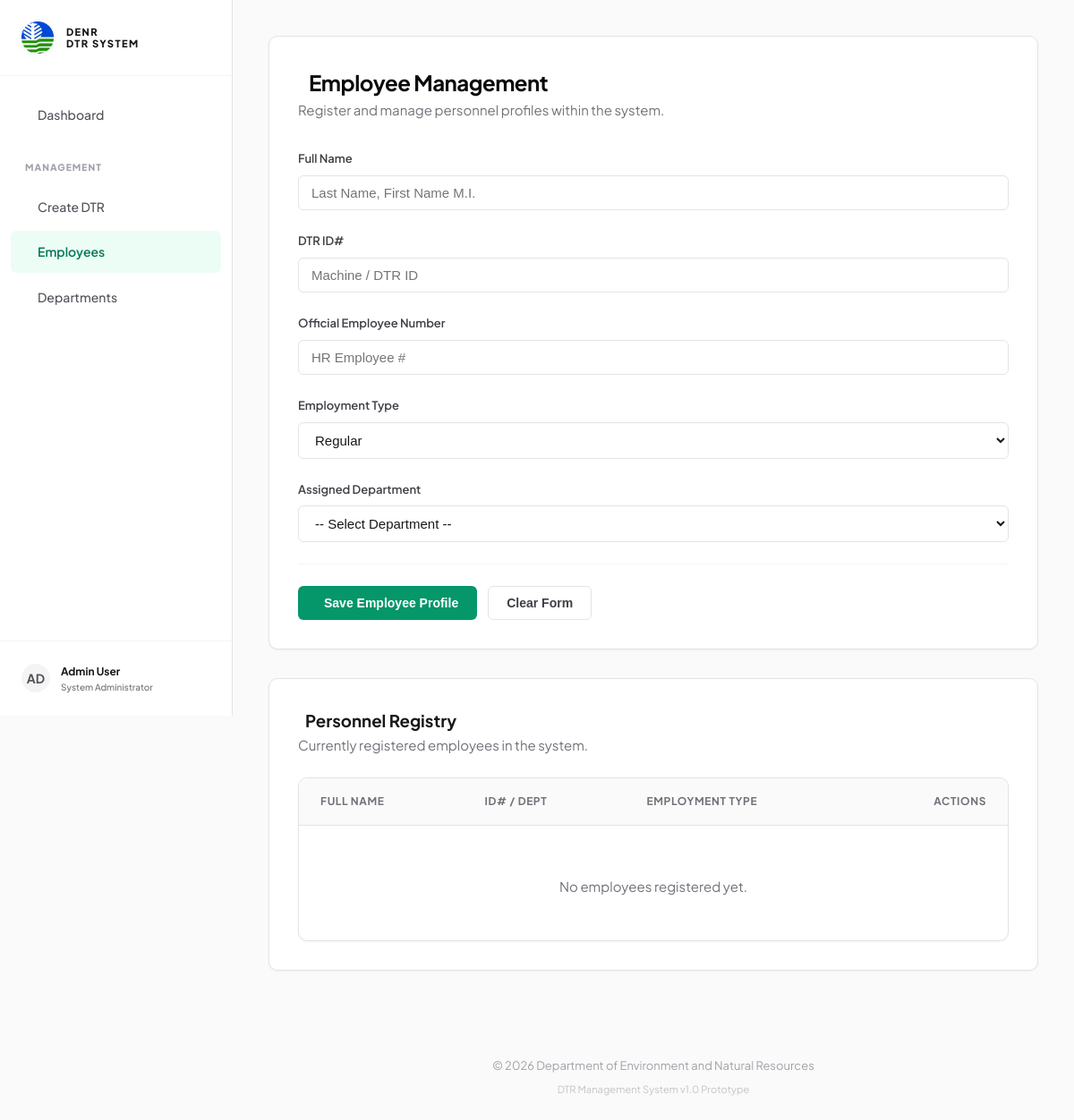
Page /index.php?page=manage-employees on the earlier database version.
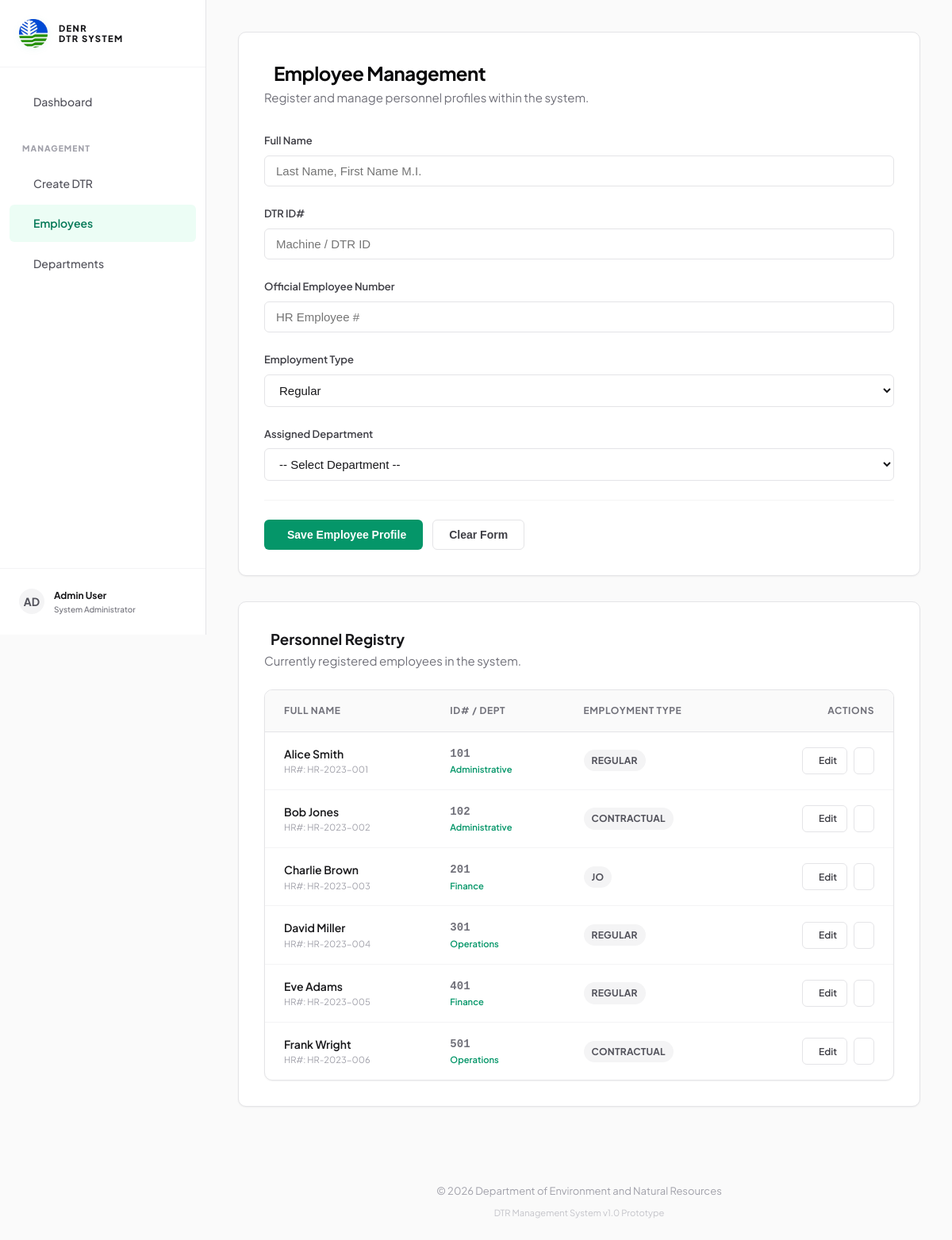
Same page on the later database version.
### tables this page shows
CREATE TABLE IF NOT EXISTS employees (
    id INT AUTO_INCREMENT PRIMARY KEY,
    name VARCHAR(255) NOT NULL,
    id_num VARCHAR(50) UNIQUE NOT NULL,  
    employee_num VARCHAR(50) UNIQUE NOT NULL,  
    employee_type ENUM('Regular', 'Contractual', 'JO') DEFAULT 'Regular',
    department_id INT,
    created_at TIMESTAMP DEFAULT CURRENT_TIMESTAMP,
    FOREIGN KEY (department_id) REFERENCES departments(id) ON DELETE SET NULL
);

CREATE TABLE IF NOT EXISTS departments (
    id INT AUTO_INCREMENT PRIMARY KEY,
    name VARCHAR(255) NOT NULL,
    head VARCHAR(255),
    am_arrival TIME,
    am_departure TIME,
    pm_arrival TIME,
    pm_departure TIME,
    created_at TIMESTAMP DEFAULT CURRENT_TIMESTAMP
);

### ui/manage-employees.php (the view, shortened to what this page needs)
<?php
require_once 'logic/db.php';
$emp_stmt = $pdo->query("
    SELECT e.*, d.name as department_name
    FROM employees e
    LEFT JOIN departments d ON e.department_id = d.id
    ORDER BY e.name ASC
");
$employees = $emp_stmt->fetchAll();
?>
<div class="card">
    <div class="card-header">
        <div>
            <h2><i class="ph-bold ph-users-three"></i> Employee Management</h2>
            <p class="muted">Register and manage personnel profiles within the system.</p>
        </div>
    </div>
    <form action="logic/process-employee.php" method="POST">
        <div class="grid">
            <div class="form-group">
                <label>Full Name</label>
                <input type="text" name="name" placeholder="Last Name, First Name M.I." required>
            </div>
            <div class="form-group">
                <label>DTR ID#</label>
                <input type="text" name="id_num" placeholder="Machine / DTR ID" required>
            </div>
            <div class="form-group">
                <label>Official Employee Number</label>
                <input type="text" name="employee_num" placeholder="HR Employee #" required>
            </div>
            <div class="form-group">
                <label>Employment Type</label>
                <select name="employee_type">
                    <option value="Regular">Regular</option>
                </select>
            </div>
            <div class="form-group">
                <label>Assigned Department</label>
                <select name="department_id">
                    <option value="">-- Select Department --</option>
                </select>
            </div>
        </div>
        <div style="display: flex; gap: 0.75rem; margin-top: 1rem; border-top: 1px solid var(--border-soft); padding-top: 1.5rem;">
            <button type="submit" class="btn btn-emerald">
                <i class="ph-bold ph-user-plus"></i> Save Employee Profile
            </button>
            <button type="reset" class="btn btn-outline">Clear Form</button>
        </div>
    </form>
</div>
<div class="card">
    <h3><i class="ph-bold ph-list-bullets" style="color: var(--primary); margin-right: 8px;"></i> Personnel Registry</h3>
    <p class="muted" style="margin-bottom: 1.5rem;">Currently registered employees in the system.</p>
    <div class="table-container">
        <table>
            <thead>
                <tr>
                    <th>Full Name</th>
                    <th>ID# / Dept</th>
                    <th>Employment Type</th>
                    <th style="text-align: right;">Actions</th>
                </tr>
            </thead>
            <tbody>
                <?php if (empty($employees)): ?>
                    <tr>
                        <td colspan="4" style="padding: 3rem; text-align: center;">
                            <p class="muted">No employees registered yet.</p>
                        </td>
                    </tr>
                <?php else: ?>
                    <?php foreach ($employees as $emp): ?>
                        <tr>
                            <td>
                                <div style="font-weight: 600; color: var(--zinc-900);"><?php echo htmlspecialchars($emp['name']); ?></div>
                                <div style="font-size: 0.7rem; color: var(--zinc-400);">HR#: <?php echo htmlspecialchars($emp['employee_num']); ?></div>
                            </td>
                            <td>
                                <div style="font-family: monospace; font-weight: 700; color: var(--zinc-500);"><?php echo htmlspecialchars($emp['id_num']); ?></div>
                                <div style="font-size: 0.7rem; color: var(--primary); font-weight: 600;"><?php echo htmlspecialchars($emp['department_name'] ?? 'Unassigned'); ?></div>
                            </td>
                            <td>
                                <span class="badge" style="background: var(--zinc-100); color: var(--zinc-600);">
                                    <?php echo htmlspecialchars($emp['employee_type']); ?>
                                </span>
                            </td>
                            <td style="text-align: right;">
                                <div style="display: flex; justify-content: flex-end; gap: 0.5rem;">
                                    <a href="index.php?page=edit-employee&id=<?php echo $emp['id']; ?>" class="btn btn-outline" style="padding: 0.4rem 0.75rem; font-size: 0.75rem;">
                                        <i class="ph-bold ph-pencil-simple"></i> Edit
                                    </a>
                                    <a href="logic/process-delete-employee.php?id=<?php echo $emp['id']; ?>" class="btn btn-outline" style="padding: 0.4rem 0.75rem; font-size: 0.75rem; color: var(--error);" onclick="return confirm('Are you sure you want to delete this employee?')">
                                    </a>
                                </div>
                            </td>
                        </tr>
                    <?php endforeach; ?>
                <?php endif; ?>
            </tbody>
        </table>
    </div>
</div>

### index.php (shortened to what this page needs)
<?php
$page = isset($_GET['page']) ? $_GET['page'] : 'dashboard';
?>
<!DOCTYPE html>
<html lang="en">
<head>
    <link rel="stylesheet" href="https://cdn.jsdelivr.net/npm/flatpickr/dist/flatpickr.min.css">
    <link rel="stylesheet" href="assets/css/style.css">
</head>
<body>
<div class="app-layout">
    <aside class="sidebar">
        <div class="sidebar-header">
            <img src="assets/Images/denr.png" alt="DENR Logo" class="sidebar-logo">
            <div class="sidebar-title">DENR<br>DTR System</div>
        </div>
        <nav>
            <a href="index.php?page=dashboard" class="<?php echo $page == 'dashboard' ? 'active' : ''; ?>">
                <i class="ph-bold ph-layout"></i> Dashboard
            </a>
            <div style="padding: 1.5rem 1rem 0.5rem; font-size: 0.65rem; font-weight: 800; text-transform: uppercase; letter-spacing: 0.1em; color: var(--zinc-400);">Management</div>
            <a href="index.php?page=create-dtr" class="<?php echo $page == 'create-dtr' ? 'active' : ''; ?>">
                <i class="ph-bold ph-file-text"></i> Create DTR
            </a>
            <a href="index.php?page=manage-employees" class="<?php echo $page == 'manage-employees' ? 'active' : ''; ?>">
                <i class="ph-bold ph-users-three"></i> Employees
            </a>
            <a href="index.php?page=manage-departments" class="<?php echo $page == 'manage-departments' ? 'active' : ''; ?>">
                <i class="ph-bold ph-buildings"></i> Departments
            </a>
        </nav>
        <div style="margin-top: auto; padding: 1.5rem; border-top: 1px solid var(--border-soft);">
            <div style="display: flex; align-items: center; gap: 0.75rem;">
                <div style="width: 32px; height: 32px; border-radius: 50%; background: var(--zinc-100); display: flex; align-items: center; justify-content: center; font-size: 0.875rem; font-weight: 700; color: var(--zinc-600);">AD</div>
                <div>
                    <div style="font-size: 0.75rem; font-weight: 700; color: var(--zinc-900);">Admin User</div>
                    <div style="font-size: 0.625rem; font-weight: 500; color: var(--zinc-500);">System Administrator</div>
                </div>
            </div>
        </div>
    </aside>
    <div class="main-content">
        <div class="content-body">
            <main>
                <?php
                    $view_path = "ui/" . $page . ".php";
                    if (file_exists($view_path)) {
                        include $view_path;
                    } else {
                        echo "<div class='card'><h2>Page not found</h2><p class='muted'>The requested page could not be located in the UI folder.</p></div>";
                    }
                ?>
            </main>
            <footer>
                &copy; <?php echo date('Y'); ?> Department of Environment and Natural Resources
                <div style="margin-top: 0.5rem; font-size: 0.7rem; opacity: 0.6;">DTR Management System v1.0 Prototype</div>
            </footer>
        </div>
    </div>
</div>
</body>
</html>

Differences in the rows shown:
added employees: name "Alice Smith", employee_num "HR-2023-001", id_num "101", department.name "Administrative", employee_type "REGULAR"
added employees: name "Bob Jones", employee_num "HR-2023-002", id_num "102", department.name "Administrative", employee_type "CONTRACTUAL"
added employees: name "Charlie Brown", employee_num "HR-2023-003", id_num "201", department.name "Finance", employee_type "JO"
added employees: name "David Miller", employee_num "HR-2023-004", id_num "301", department.name "Operations", employee_type "REGULAR"
added employees: name "Eve Adams", employee_num "HR-2023-005", id_num "401", department.name "Finance", employee_type "REGULAR"
added employees: name "Frank Wright", employee_num "HR-2023-006", id_num "501", department.name "Operations", employee_type "CONTRACTUAL"
Other differences:
text no longer shown: "No employees registered yet."
